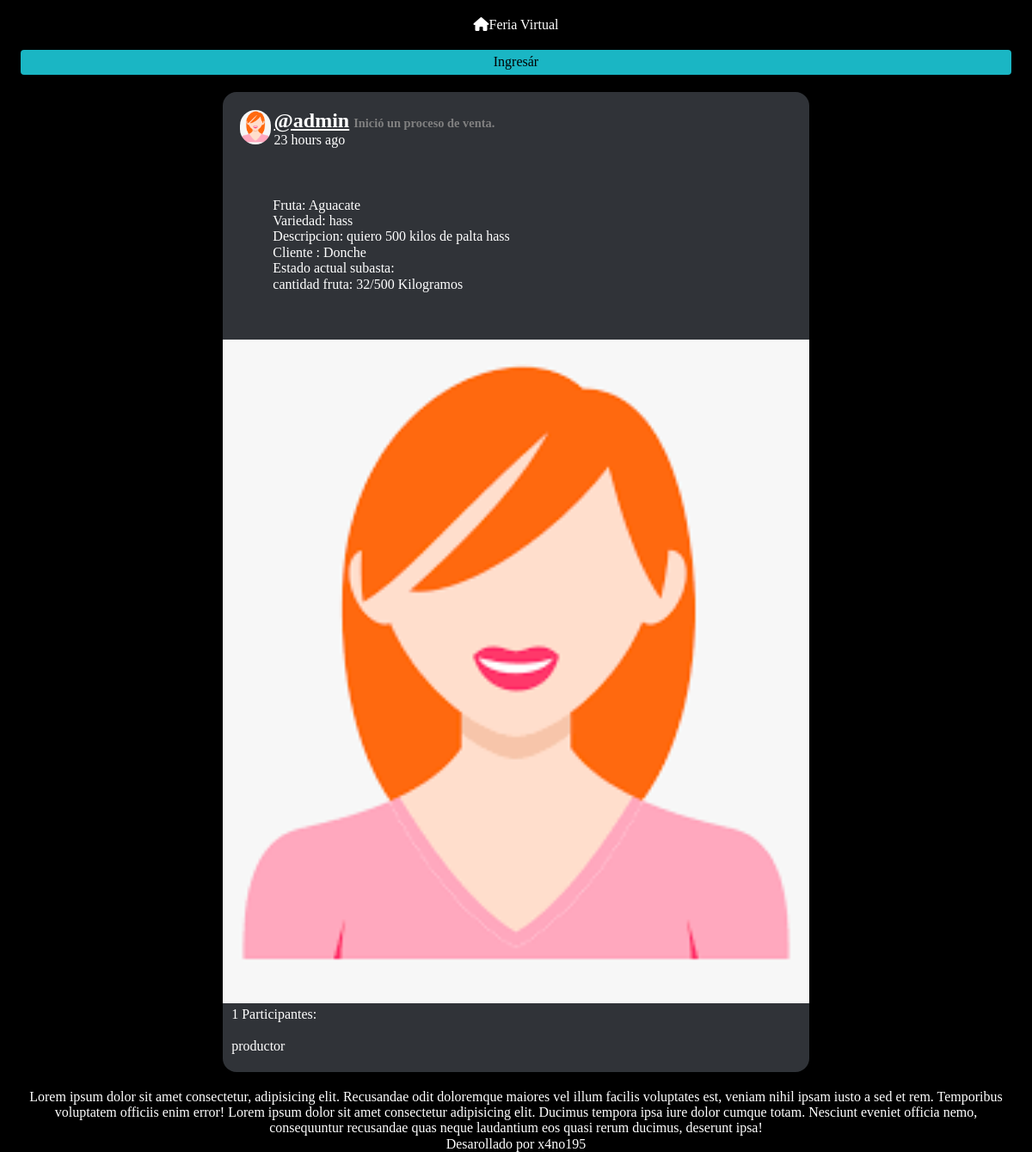
The page / on the database its author committed.
### feriavirtualapp/models.py (models this page shows, shortened)
class Post(models.Model):
    user = models.ForeignKey(User, on_delete=models.CASCADE,related_name='posts')
    fruta = models.CharField(max_length=50, choices = FRUTAS, null=True)
    variedad = models.CharField(max_length=50, null=True)
    cantidad_actual = models.IntegerField(default=0)
    cantidad_necesaria = models.IntegerField(default=0)
    cliente = models.ForeignKey(User, on_delete=models.CASCADE,related_name='Cliente')
    contenido = models.TextField()
    fecha_creacion = models.DateTimeField(default=timezone.now)
    imagen = models.ImageField(upload_to="Posts", null=True)
    class Meta:
        ordering = ['-fecha_creacion']
    def participantes(self):
        user_ids = Relacion.objects.filter(from_post=self)\
                            .values_list('to_user_id', flat= True)
        return User.objects.filter(id__in=user_ids)

class User(AbstractUser):
    ROLES =(
    ("1", "Productor"),
    ("2", "Cliente externo"),
    ("3", "Cliente interno"),
    ("4", "Transportista"),
    ("5", "Consultor"),
    ("6", "Administrador"),
    ("6", "Revisor de calidad"),
    )
    rol = models.CharField(max_length=50, choices = ROLES, null=True)
    imagen = models.ImageField(upload_to="Perfil",default='default.png')

### feriavirtualapp/views.py (the view)
# urls.py: path('', views.publicaciones, name='publicaciones'),
def publicaciones(request):
    posts = Post.objects.all()
    context ={'posts':posts}
    return render(request, 'publicaciones.html',context)

### feriavirtualapp/templates/publicaciones.html (shortened to what this page needs)
{% extends 'base.html' %}
{% load humanize %}
{% block content %}
{% for post in posts %}
<article>
    <div class="container-article">
        <div class="container-user">
            <img src="{{ post.user.imagen.url }}">
            <div class="usuario">
                <h2 class="username"><a href="">@{{ post.user.username }}</a><b class="mensaje">Inició un proceso de venta.</b></h2>
                <time data-time="#">{{ post.fecha_creacion|naturaltime }}</time>
            </div>
        </div>
        <div class="row center-xs">
            <div class="post col-xs-10">
                <br>
                <br>
                Fruta: {{ post.get_fruta_display }}
                <br>
                Variedad: {{ post.variedad }}
                <br>
                Descripcion: {{ post.contenido }}
                <br>
                Cliente : {{ post.cliente.username }}
                <br>
                Estado actual subasta:
                <br>
                cantidad fruta: {{ post.cantidad_actual }}/{{ post.cantidad_necesaria }} Kilogramos
                <br>
                <br>
            <br>
            <br>
            </div>
        </div>
        <img class="post-img" src="{{ post.imagen.url }}">
        <div class="partis">
            <p>{{post.participantes.count}} Participantes:</p>
            <br>
                {% for parts in post.participantes %}
                <p>{{parts.username}}</p>
                {% endfor %}
        </div>
    </div>
</article>
{% endfor %}
{% endblock %}

### feriavirtualapp/templates/base.html (shortened to what this page needs)
{% load static %}
<!DOCTYPE html>
<html lang="es">
<head>
    <link rel="stylesheet" type="text/css" href="{% static 'css/styles.css' %}">
    <link rel="stylesheet" type="text/css" href="{% static 'css/flexboxgrid.min.css' %}">
    <link rel="stylesheet" type="text/css" href="{% static 'css/normalize.css' %}">
</head>
<body class="container-fluid">
    <nav class="row center-xs middle-xs">
        <a href="/" class="col-xs-12 col-sm-4 "><li><i class="fas fa-home"></i>Feria Virtual</li></a>
    </nav>
    {% if request.user.is_authenticated %}
        <div class="contenedor-login row end-xs">
            {% if request.user.rol == "1"  %}
            <a href="{% url 'mis-productos' %}" class="col-xs-2"><i class="far fa-lemon"></i> Mis Productos</a>
            <a href="{% url 'ingresar-productos'  %}" class="col-xs-2"><i class="fas fa-external-link-square-alt"></i> Ingresar Productos</a>
            {% endif %}
            {% if request.user.rol == "2" %}
            <a href="{% url 'notificacion' %}" class="col-xs-12 col-sm-2 center-xs"><i class="fas fa-user-plus"></i> Notificaciones de pago</a>
            {% endif %}
            {% if request.user.rol == "6" %}
            <a href="{% url 'gestionContratos' %}" class="col-xs-12 col-sm-2 center-xs"><i class="fas fa-user-plus"></i> Gestion de contratos</a>
            <a href="{% url 'register' %}" class="col-xs-12 col-sm-2 center-xs"><i class="fas fa-user-plus"></i> Registrar Usuario</a>
            <a href="{% url 'venta' %}" class="col-xs-12 col-sm-2 center-xs"><i class="fas fa-search-dollar"></i> Iniciar venta</a>
            {% endif %}
            <a href="{% url 'publicaciones' %}" class="col-xs-12 col-sm-2 center-xs"><i class="fas fa-clipboard-list"></i> Publicaciones</a>
            <a href="{% url 'logout' %}" class="col-xs-12 col-sm-2 center-xs"><i class="fas fa-sign-out-alt"></i> Cerrar Sesión</a>
        </div>
    {% else %}
        <div class="contenedor-login row center-xs">
            <a href="{% url 'login' %}" class="col-xs-12 col-sm-6">Ingresár</a>
        </div>
    {% endif %}
    <div class="contenido-pagina">
    {% block content %}
    {% endblock %}
    </div>
    <footer>
        <div class="footer row center-xs">
            <p class="col-xs-12">Lorem ipsum dolor sit amet consectetur, adipisicing elit. Recusandae odit doloremque maiores vel illum facilis voluptates est, veniam nihil ipsam iusto a sed et rem. Temporibus voluptatem officiis enim error! Lorem ipsum dolor sit amet consectetur adipisicing elit. Ducimus tempora ipsa iure dolor cumque totam. Nesciunt eveniet officia nemo, consequuntur recusandae quas neque laudantium eos quasi rerum ducimus, deserunt ipsa!</p>
            <p class="col-xs-12">Desarollado por x4no195</p>
        </div>
    </footer>
</body>
</html>

### feriavirtualapp/static/css/styles.css (style rules this page uses)
* { padding: 0; margin: 0; font-family: century gothic; text-align: center; color: white; }
.container-fluid { background-color: black; transition-duration: 1s; }
.mensaje { color: gray; font-size: calc(0.7em); display: inline-block; }
nav a { padding: 20px 0; text-decoration: none; list-style: none; color: white; }
.contenedor-login { background-color: #1AB6C4; border-radius: 4px; }
.contenedor-login a { padding: 5px 0; text-decoration: none; list-style: none; color: black; }
.container-article { padding: 20px 0; margin: 20px 0px; width: 100%; background-color: #303338; border-radius: 16px; }
.partis { padding-left: 10px; width: 50%; text-align: left; }
.partis p { text-align: left; }
article div img { height: 40px; }
.container-user { text-align: left; padding-left: 10px; margin-left: 10px; }
.container-user img { border-radius: 50px; }
.usuario { display: inline-block; padding: 0 0 20px 0; text-align: left; }
.username { text-align: left; }
.post-img { width: 100%; height: auto; }
@media (min-width: 600px) { .post-img { width: 100%; height: auto; } }
@media (min-width: 600px) { .post { text-align: left; } }
@media (min-width: 600px) { .container-article { width: 60%; } }
@media (min-width: 600px) { article { display: flex; justify-content: center; } }
@media (min-width: 600px) { .mensaje { padding-left: 5px; color: gray; font-size: calc(0.6em); display: inline-block; } }

### rows shown on the page
Post: user.imagen (picture), user.username "admin", fecha_creacion "23 hours ago", fruta "Aguacate", variedad "hass", contenido "quiero 500 kilos de palta hass", cliente.username "Donche", cantidad_actual "32", cantidad_necesaria "500", imagen (picture), participantes.count "1"
User: username "productor"
